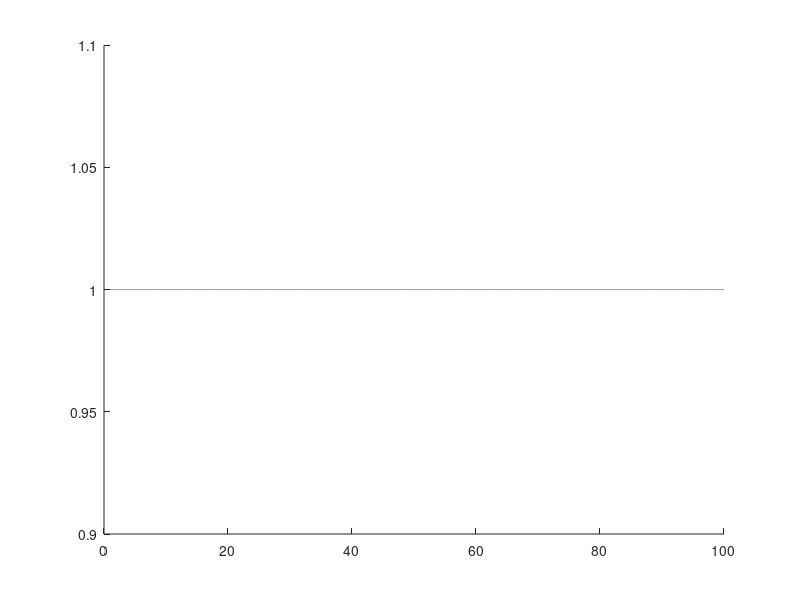

Write the MATLAB code that produced this figure. (Note: this script raises an error after producing the figure.)
% Complexity Analysis Visualization

figure;
hold on;
n = 1:100;

y0 = ones(size(n));
plot(n, y0, 'DisplayName', 'WriteCallback - O(1)');
y1 = ones(size(n));
plot(n, y1, 'DisplayName', 'if - O(1)');
y2 = ones(size(n));
plot(n, y2, 'DisplayName', 'main - O(1)');
y3 = ones(size(n));
plot(n, y3, 'DisplayName', 'detenerFlask - O(1)');
y4 = ones(size(n));
plot(n, y4, 'DisplayName', 'iniciarFlask - O(1)');
y5 = ones(size(n));
plot(n, y5, 'DisplayName', 'stopFlask - O(1)');
plot(n, y6, 'DisplayName', 'iniciarFlaskThread - O(n^1)');
plot(n, y7, 'DisplayName', 'stopFlaskThread - O(n^1)');
y8 = ones(size(n));
plot(n, y8, 'DisplayName', 'iniciarFlaskVizSalida - O(1)');
y9 = ones(size(n));
plot(n, y9, 'DisplayName', 'iniciarFlaskGrafico - O(1)');
y10 = ones(size(n));
plot(n, y10, 'DisplayName', 'iniciarFlaskVisEntrada - O(1)');
y11 = ones(size(n));
plot(n, y11, 'DisplayName', 'iniciarFlaskVis - O(1)');
plot(n, y12, 'DisplayName', 'mostrarGrafico - O(n^1)');
y13 = ones(size(n));
plot(n, y13, 'DisplayName', 'MenuBusquedaBinaria - O(1)');
plot(n, y14, 'DisplayName', 'partition - O(n^1)');
y15 = ones(size(n));
plot(n, y15, 'DisplayName', 'quickSort - O(1)');
plot(n, y16, 'DisplayName', 'bubbleSortPass - O(n^1)');
y17 = ones(size(n));
plot(n, y17, 'DisplayName', 'bubbleSortRecursive - O(1)');
y18 = ones(size(n));
plot(n, y18, 'DisplayName', 'bubbleSort - O(1)');
plot(n, y19, 'DisplayName', 'ordenarLista - O(n^1)');
plot(n, y20, 'DisplayName', 'ordenarListaBubbleSort - O(n^1)');
plot(n, y21, 'DisplayName', 'ordenarListaShellSort - O(n^3)');
plot(n, y22, 'DisplayName', 'radixSortByString - O(n^3)');
plot(n, y23, 'DisplayName', 'radixSortByInt - O(n^3)');
plot(n, y24, 'DisplayName', 'ordenarListaPorRadix - O(n^1)');

title('Complexity Analysis');
xlabel('Input Size (n)');
ylabel('Operations');
legend('show');
grid on;
hold off;
